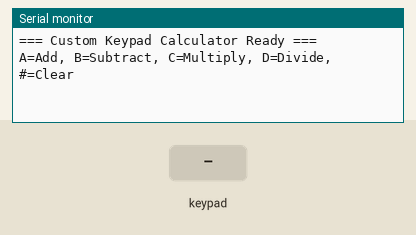
Simulated run of this sketch. Board: Arduino Uno, built with avr-gcc and run on an emulated ATmega328P. Parts: the last lines printed to the serial monitor. The inputs (shaded band) are chosen by the test bench.

Above: at 1.2 s.
1.3 s: key '1' pressed
At 2.2 s:
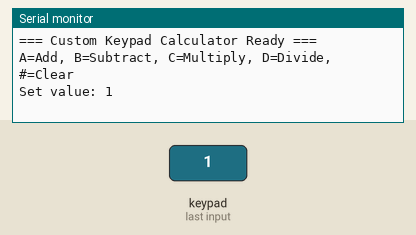
2.8 s: keypad keys 9 8 7 6 # pressed 0.4 s apart
At 5.6 s:
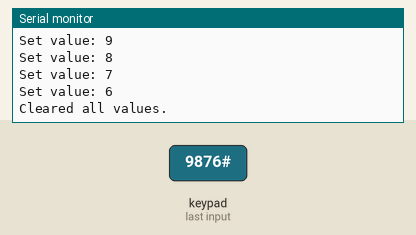
6.3 s: key 'A' pressed
At 7.2 s:
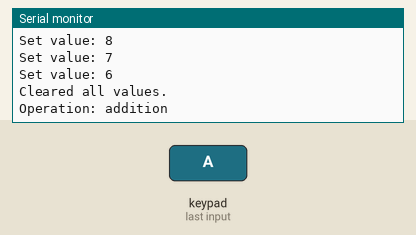
7.8 s: keypad keys 9 8 7 6 pressed 0.4 s apart
At 10.4 s:
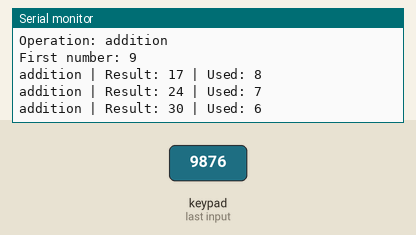
10.9 s: key 'B' pressed
At 11.8 s:
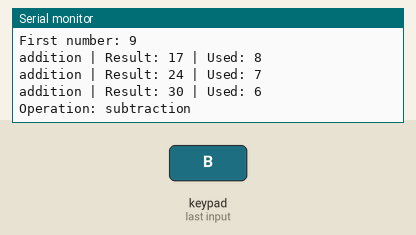
12.4 s: keypad keys 9 8 7 6 * pressed 0.4 s apart
At 15.3 s:
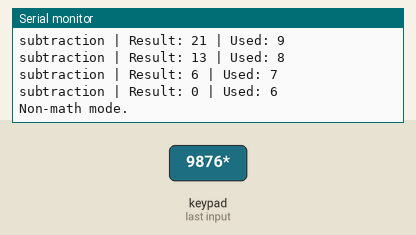
Timing chart, 0 to 16.8 s (numbered marks = the images above; inputs shaded):
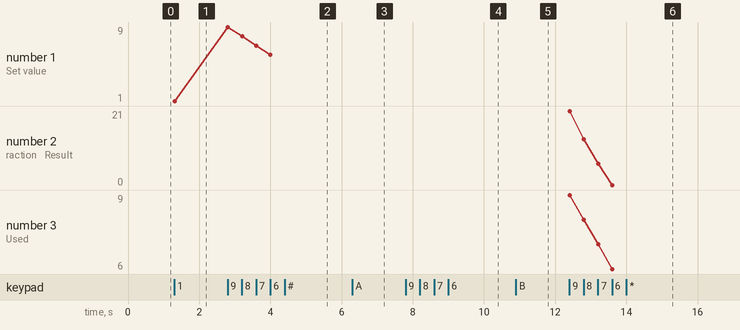

The sketch:

keypad-calculator.ino
```cpp
//original version by https://elegoo.com
//remade by C0m3b4ck under APL 2.0

#include <Keypad.h>

const byte ROWS = 4;
const byte COLS = 4;

char hexaKeys[ROWS][COLS] = {
  {'1','2','3','A'},
  {'4','5','6','B'},
  {'7','8','9','C'},
  {'*','0','#','D'}
};

byte rowPins[ROWS] = {9, 8, 7, 6};
byte colPins[COLS] = {5, 4, 3, 2};

char operation_type = 0;
int operation_value = 0;
Keypad customKeypad = Keypad(makeKeymap(hexaKeys), rowPins, colPins, ROWS, COLS);

void setup(){
  Serial.begin(9600);
  Serial.println("=== Custom Keypad Calculator Ready ===");
  Serial.println("A=Add, B=Subtract, C=Multiply, D=Divide, #=Clear");
}

void loop(){
  static bool firstNumber = true;

  char customKey = customKeypad.getKey();

  if (customKey) {
    // Reset firstNumber flag when operation changes
    if (customKey == 'A' || customKey == 'B' || customKey == 'C' || customKey == 'D') {
      firstNumber = true;
      operation_type = customKey;
    }

    // Operation selection
    if (customKey == 'A') Serial.println("Operation: addition");
    else if (customKey == 'B') Serial.println("Operation: subtraction");
    else if (customKey == 'C') Serial.println("Operation: multiplication");
    else if (customKey == 'D') Serial.println("Operation: division");
    else if (customKey == '#') {
      operation_type = 0;
      operation_value = 0;
      firstNumber = true;
      Serial.println("Cleared all values.");
      return;
    }
    else if (customKey == '*') {
      Serial.println("Non-math mode.");
      return;
    }
    //Single numeric handler - operates ONLY if operation_value exists
    else if (customKey >= '0' && customKey <= '9') {
      int number = customKey - '0';

      // CASE 1: No operation selected - just set value
      if (operation_type == 0) {
        operation_value = number;
        Serial.print("Set value: "); Serial.println(number);
      }
      // CASE 2: First number after operation selected
      else if (firstNumber && operation_value == 0) {
        operation_value = number;
        Serial.print("First number: "); Serial.println(number);
        firstNumber = false;
      }
      // CASE 3: OPERATE on existing operation_value (KEY FIX)
      else if (operation_value != 0) {
        if (operation_type == 'A') {
          operation_value += number;
          printResult("addition", number);
        }
        else if (operation_type == 'B') {
          operation_value -= number;
          printResult("subtraction", number);
        }
        else if (operation_type == 'C') {
          operation_value *= number;
          printResult("multiplication", number);
        }
        else if (operation_type == 'D') {
          if (number != 0) {
            operation_value /= number;
            printResult("division", number);
          } else {
            Serial.println("ERROR: Division by zero!");
          }
        }
      }
      else {
        Serial.println("No valid operation or value.");
      }
    }
  }
}

void printResult(const char* opName, int number) {
  Serial.print(opName); Serial.print(" | Result: ");
  Serial.print(operation_value); Serial.print(" | Used: ");
  Serial.println(number);
}
```

Measured:
- after the input at 1.3 s, the serial monitor: prints a new line at once (image 1)
- after the input at 2.8 s, the serial monitor: prints a new line at once (image 2)
- after the input at 6.3 s, the serial monitor: prints a new line at once (image 3)
- after the input at 7.8 s, the serial monitor: prints a new line at once (image 4)
- after the input at 10.9 s, the serial monitor: prints a new line at once (image 5)
- after the input at 12.4 s, the serial monitor: prints a new line at once (image 6)
- plotted number 1: 1 → 6 after the input at 2.8 s
